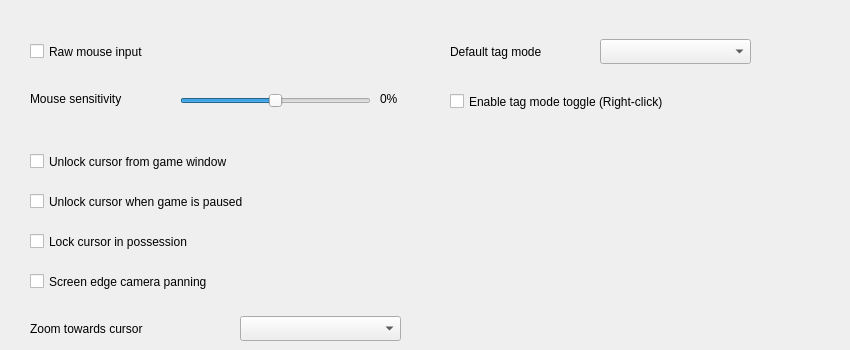
     <widget class="QWidget" name="tab4_input">
      <attribute name="title">
       <string comment="Tab Title">Input</string>
      </attribute>
      <widget class="QCheckBox" name="checkBoxLockCursorPossession">
       <property name="geometry">
        <rect>
         <x>30</x>
         <y>230</y>
         <width>381</width>
         <height>23</height>
        </rect>
       </property>
       <property name="text">
        <string comment="Checkbox Toggle">Lock cursor in possession</string>
       </property>
      </widget>
      <widget class="QCheckBox" name="checkBoxUnlockCursorWhenPaused">
       <property name="geometry">
        <rect>
         <x>30</x>
         <y>190</y>
         <width>381</width>
         <height>23</height>
        </rect>
       </property>
       <property name="text">
        <string comment="Checkbox Toggle">Unlock cursor when game is paused</string>
       </property>
      </widget>
      <widget class="QCheckBox" name="checkBoxAltInput">
       <property name="geometry">
        <rect>
         <x>30</x>
         <y>150</y>
         <width>381</width>
         <height>23</height>
        </rect>
       </property>
       <property name="text">
        <string comment="Checkbox Toggle" extracomment="&quot;Alternative Input&quot;">Unlock cursor from game window</string>
       </property>
      </widget>
      <widget class="QCheckBox" name="checkBoxScreenEdgePanning">
       <property name="geometry">
        <rect>
         <x>30</x>
         <y>270</y>
         <width>381</width>
         <height>23</height>
        </rect>
       </property>
       <property name="text">
        <string comment="Checkbox Toggle">Screen edge camera panning</string>
       </property>
      </widget>
      <widget class="QLabel" name="labelMouseSens">
       <property name="geometry">
        <rect>
         <x>30</x>
         <y>90</y>
         <width>151</width>
         <height>17</height>
        </rect>
       </property>
       <property name="text">
        <string comment="Slider Title Label">Mouse sensitivity</string>
       </property>
      </widget>
      <widget class="QSlider" name="horizontalSliderMouseSens">
       <property name="geometry">
        <rect>
         <x>180</x>
         <y>90</y>
         <width>191</width>
         <height>21</height>
        </rect>
       </property>
       <property name="minimum">
        <number>1</number>
       </property>
       <property name="maximum">
        <number>200</number>
       </property>
       <property name="value">
        <number>100</number>
       </property>
       <property name="tracking">
        <bool>true</bool>
       </property>
       <property name="orientation">
        <enum>Qt::Orientation::Horizontal</enum>
       </property>
       <property name="tickPosition">
        <enum>QSlider::TickPosition::NoTicks</enum>
       </property>
      </widget>
      <widget class="QLabel" name="labelMouseSensPercentage">
       <property name="geometry">
        <rect>
         <x>380</x>
         <y>90</y>
         <width>61</width>
         <height>17</height>
        </rect>
       </property>
       <property name="text">
        <string notr="true">0%</string>
       </property>
      </widget>
      <widget class="QCheckBox" name="checkBoxRawMouseInput">
       <property name="geometry">
        <rect>
         <x>30</x>
         <y>40</y>
         <width>381</width>
         <height>23</height>
        </rect>
       </property>
       <property name="text">
        <string comment="Checkbox Toggle">Raw mouse input</string>
       </property>
      </widget>
      <widget class="QLabel" name="labelTagMode">
       <property name="geometry">
        <rect>
         <x>450</x>
         <y>36</y>
         <width>141</width>
         <height>31</height>
        </rect>
       </property>
       <property name="text">
        <string comment="Dropdown Title Label">Default tag mode</string>
       </property>
       <property name="wordWrap">
        <bool>true</bool>
       </property>
      </widget>
      <widget class="QCheckBox" name="checkBoxEnableTagModeToggle">
       <property name="geometry">
        <rect>
         <x>450</x>
         <y>90</y>
         <width>391</width>
         <height>23</height>
        </rect>
       </property>
       <property name="text">
        <string comment="Checkbox Toggle">Enable tag mode toggle (Right-click)</string>
       </property>
      </widget>
      <widget class="QComboBox" name="comboBoxDefaultTagMode">
       <property name="geometry">
        <rect>
         <x>600</x>
         <y>39</y>
         <width>151</width>
         <height>25</height>
        </rect>
       </property>
      </widget>
      <widget class="QLabel" name="labelZoomToMouse">
       <property name="geometry">
        <rect>
         <x>30</x>
         <y>320</y>
         <width>251</width>
         <height>17</height>
        </rect>
       </property>
       <property name="text">
        <string comment="Dropdown Title Label">Zoom towards cursor</string>
       </property>
      </widget>
      <widget class="QComboBox" name="comboBoxZoomToMouse">
       <property name="geometry">
        <rect>
         <x>240</x>
         <y>316</y>
         <width>161</width>
         <height>25</height>
        </rect>
       </property>
      </widget>
     </widget>
